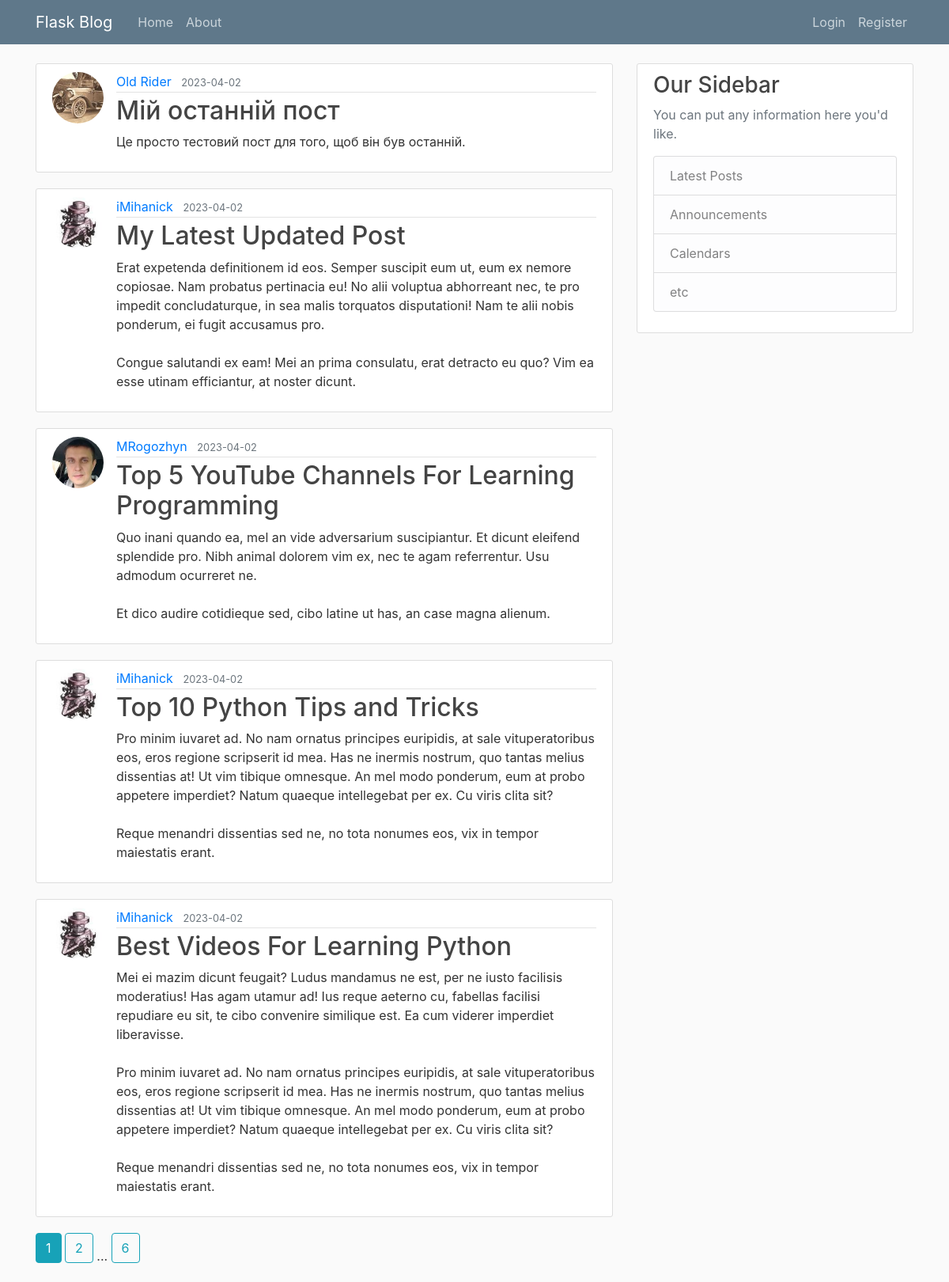
Page /home on the earlier database version.
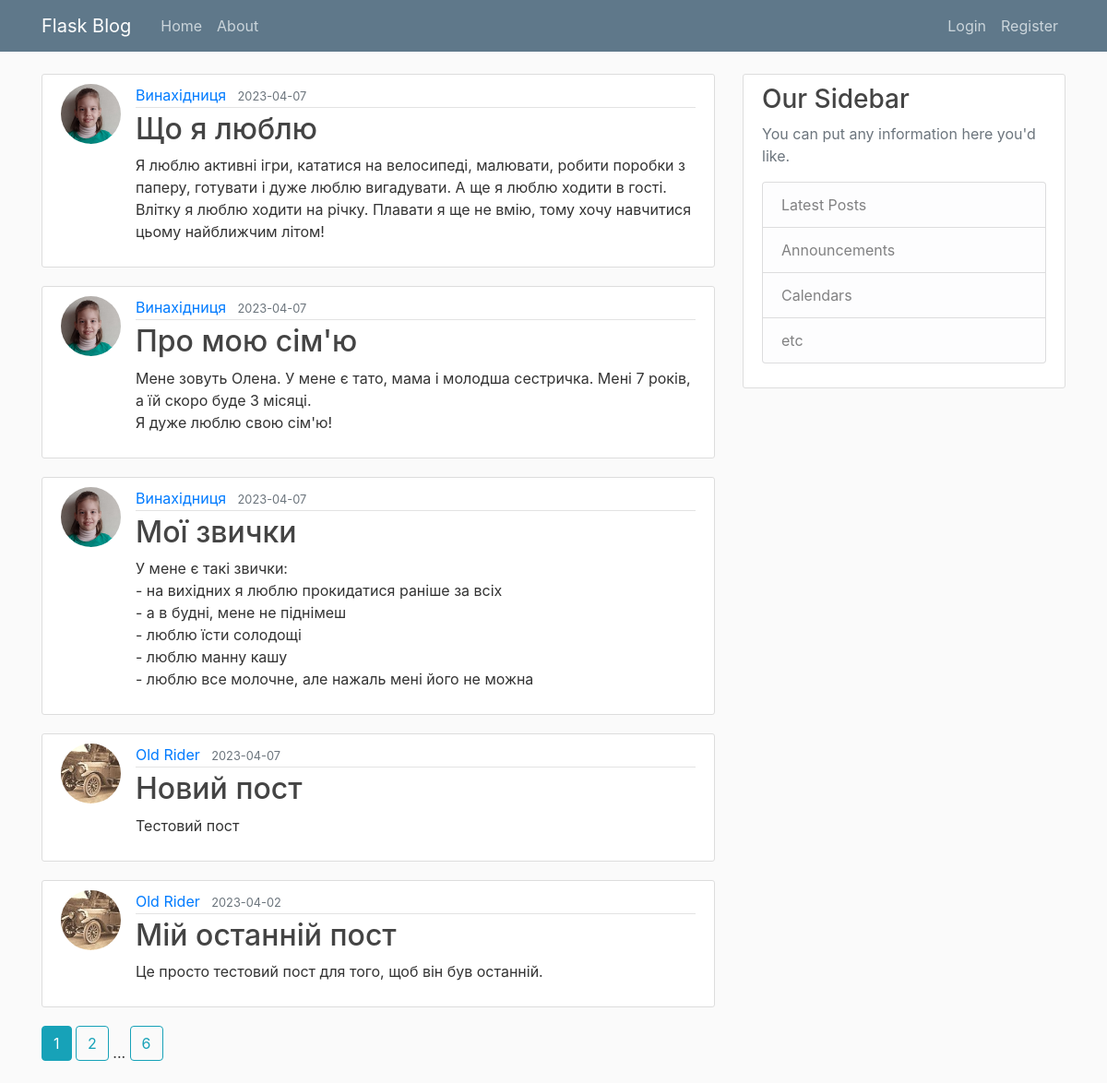
Same page on the later database version.
### flaskblog/models.py (models this page shows, shortened)
class Post(db.Model):
    id = db.Column(db.Integer, primary_key=True)
    title = db.Column(db.String(100), nullable=False)
    date_posted = db.Column(db.DateTime, nullable=False, default=datetime.utcnow)
    content = db.Column(db.Text, nullable=False)
    user_id = db.Column(db.Integer, db.ForeignKey('user.id'), nullable=False)

class User(db.Model, UserMixin):
    id = db.Column(db.Integer, primary_key=True)
    username = db.Column(db.String(20), unique=True, nullable=False)
    email = db.Column(db.String(120), unique=True, nullable=False)
    image_file = db.Column(db.String(20), nullable=False, default='default.jpg')
    password = db.Column(db.String(60), nullable=False)
    posts = db.relationship('Post', backref='author', lazy=True)

### flaskblog/main/routes.py (the view)
@main.route("/")
@main.route("/home")
def home():
    page = request.args.get('page', 1, type=int)
    posts = Post.query.order_by(Post.date_posted.desc()).paginate(page=page, per_page=5)
    return render_template('home.html', posts=posts)

### flaskblog/templates/home.html
{% extends "layout.html" %}
{% block content %}
	{% for post in posts.items %}
		<article class="media content-section">
            <img class="rounded-circle article-img" src="{{ url_for('static', filename='profile_pict/' + post.author.image_file) }}">
          <div class="media-body">
            <div class="article-metadata">
             <a class="mr-2" href="{{ url_for('users.user_posts', username=post.author.username) }}">{{ post.author.username }}</a>
              <small class="text-muted">{{ post.date_posted.strftime('%Y-%m-%d') }}</small>
            </div>
            <h2><a class="article-title" href="{{ url_for('posts.post', post_id=post.id) }}">{{ post.title }}</a></h2>
            <p class="article-content">{{ post.content }}</p>
          </div>
        </article>
	{% endfor %}
    {% for page_num in posts.iter_pages(left_edge=1, right_edge=1, left_current=1, right_current=1) %}
        {% if page_num %}
            {% if posts.page == page_num %}
                <a class="btn btn-info mb-4" href="{{ url_for('main.home', page=page_num) }}">{{ page_num }}</a>
            {% else %}
                <a class="btn btn-outline-info mb-4" href="{{ url_for('main.home', page=page_num) }}">{{ page_num }}</a>
            {% endif %}
        {% else %}
            ...
        {% endif %}
    {% endfor %}
{% endblock content %}

### flaskblog/templates/layout.html (shortened to what this page needs)
<!DOCTYPE html>
<html>
<head>
    <link rel="stylesheet" href="https://maxcdn.bootstrapcdn.com/bootstrap/4.0.0/css/bootstrap.min.css">
    <link rel="stylesheet" type="text/css" href="{{ url_for('static', filename='main.css') }}">
</head>
<body>
    <header class="site-header">
      <nav class="navbar navbar-expand-md navbar-dark bg-steel fixed-top">
        <div class="container">
          <a class="navbar-brand mr-4" href="/">Flask Blog</a>
          <div class="collapse navbar-collapse" id="navbarToggle">
            <div class="navbar-nav mr-auto">
              <a class="nav-item nav-link" href="{{ url_for('main.home') }}">Home</a>
              <a class="nav-item nav-link" href="{{ url_for('main.about') }}">About</a>
            </div>
            <div class="navbar-nav">
                {% if current_user.is_authenticated %}
                  <a class="nav-item nav-link" href="{{ url_for('posts.new_post') }}">New Post</a>
                  <a class="nav-item nav-link" href="{{ url_for('users.account') }}">{{ current_user.username }}</a>
                  <a class="nav-item nav-link" href="{{ url_for('users.logout') }}">Logout</a>
                {% else %}
                  <a class="nav-item nav-link" href="{{ url_for('users.login') }}">Login</a>
                  <a class="nav-item nav-link" href="{{ url_for('users.register') }}">Register</a>
                {% endif %}
            </div>
          </div>
        </div>
      </nav>
    </header>
    <main role="main" class="container">
      <div class="row">
        <div class="col-md-8">
          {% block content %}{% endblock %}
        </div>
        <div class="col-md-4">
          <div class="content-section">
            <h3>Our Sidebar</h3>
            <p class='text-muted'>You can put any information here you'd like.
              <ul class="list-group">
                <li class="list-group-item list-group-item-light">Latest Posts</li>
                <li class="list-group-item list-group-item-light">Announcements</li>
                <li class="list-group-item list-group-item-light">Calendars</li>
                <li class="list-group-item list-group-item-light">etc</li>
              </ul>
            </p>
          </div>
        </div>
      </div>
    </main>
</body>
</html>

### flaskblog/static/main.css (style rules this page uses)
body { background: #fafafa; color: #333333; margin-top: 5rem; }
h1, h2, h3, h4, h5, h6 { color: #444444; }
.bg-steel { background-color: #5f788a; }
.site-header .navbar-nav .nav-link { color: #cbd5db; }
.content-section { background: #ffffff; padding: 10px 20px; border: 1px solid #dddddd; border-radius: 3px; margin-bottom: 20px; }
.article-title { color: #444444; }
.article-content { white-space: pre-line; }
.article-img { height: 65px; width: 65px; margin-right: 16px; }
.article-metadata { padding-bottom: 1px; margin-bottom: 4px; border-bottom: 1px solid #e3e3e3 }

Differences in the rows shown:
no longer on this page (row unchanged): Post: image_file (picture), author.username "iMihanick", date_posted "2023-04-02", title "My Latest Updated Post", content "Erat expetenda definitionem id eos. Semper suscipit eum ut, eum ex nemore copiosae. Nam probatus pertinacia eu! No alii voluptua abhorreant nec, te pro impedit concludaturque, in sea malis torquatos disputationi! Nam te alii nobis ponderum, ei fugit accusamus pro. Congue salutandi ex eam! Mei an prima consulatu, erat detracto eu quo? Vim ea esse utinam efficiantur, at noster dicunt."
removed Post: image_file (picture), author.username "MRogozhyn", date_posted "2023-04-02", title "Top 5 YouTube Channels For Learning Programming", content "Quo inani quando ea, mel an vide adversarium suscipiantur. Et dicunt eleifend splendide pro. Nibh animal dolorem vim ex, nec te agam referrentur. Usu admodum ocurreret ne. Et dico audire cotidieque sed, cibo latine ut has, an case magna alienum."
no longer on this page (row unchanged): Post: image_file (picture), author.username "iMihanick", date_posted "2023-04-02", title "Top 10 Python Tips and Tricks", content "Pro minim iuvaret ad. No nam ornatus principes euripidis, at sale vituperatoribus eos, eros regione scripserit id mea. Has ne inermis nostrum, quo tantas melius dissentias at! Ut vim tibique omnesque. An mel modo ponderum, eum at probo appetere imperdiet? Natum quaeque intellegebat per ex. Cu viris clita sit? Reque menandri dissentias sed ne, no tota nonumes eos, vix in tempor maiestatis erant."
no longer on this page (row unchanged): Post: image_file (picture), author.username "iMihanick", date_posted "2023-04-02", title "Best Videos For Learning Python", content "Mei ei mazim dicunt feugait? Ludus mandamus ne est, per ne iusto facilisis moderatius! Has agam utamur ad! Ius reque aeterno cu, fabellas facilisi repudiare eu sit, te cibo convenire similique est. Ea cum viderer imperdiet liberavisse. Pro minim iuvaret ad. No nam ornatus principes euripidis, at sale vituperatoribus eos, eros regione scripserit id mea. Has ne inermis nostrum, quo tantas melius dissentias at! Ut vim tibique omnesque. An mel modo ponderum, eum at probo appetere imperdiet? Natum quaeque intellegebat per ex. Cu viris clita sit? Reque menandri dissentias sed ne, no tota nonumes eos, vix in tempor maiestatis erant."
added Post: image_file (picture), author.username "Винахідниця", date_posted "2023-04-07", title "Що я люблю", content "Я люблю активні ігри, кататися на велосипеді, малювати, робити поробки з паперу, готувати і дуже люблю вигадувати. А ще я люблю ходити в гості. Влітку я люблю ходити на річку. Плавати я ще не вмію, тому хочу навчитися цьому найближчим літом!"
added Post: image_file (picture), author.username "Винахідниця", date_posted "2023-04-07", title "Про мою сім'ю", content "Мене зовуть Олена. У мене є тато, мама і молодша сестричка. Мені 7 років, а їй скоро буде 3 місяці. Я дуже люблю свою сім'ю!"
added Post: image_file (picture), author.username "Винахідниця", date_posted "2023-04-07", title "Мої звички", content "У мене є такі звички: - на вихідних я люблю прокидатися раніше за всіх - а в будні, мене не піднімеш - люблю їсти солодощі - люблю манну кашу - люблю все молочне, але нажаль мені його не можна"
added Post: image_file (picture), author.username "Old Rider", date_posted "2023-04-07", title "Новий пост", content "Тестовий пост"
